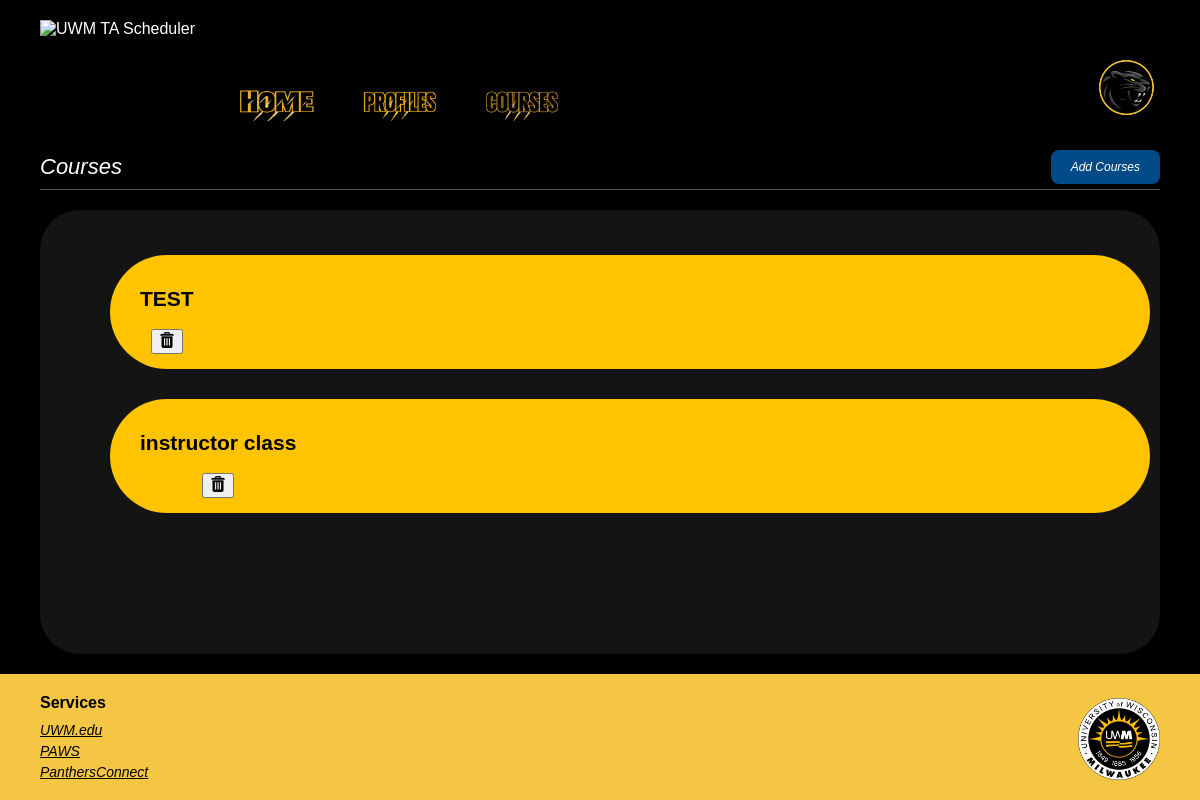
Page /home/Courses.html (signed in) on the earlier database version.
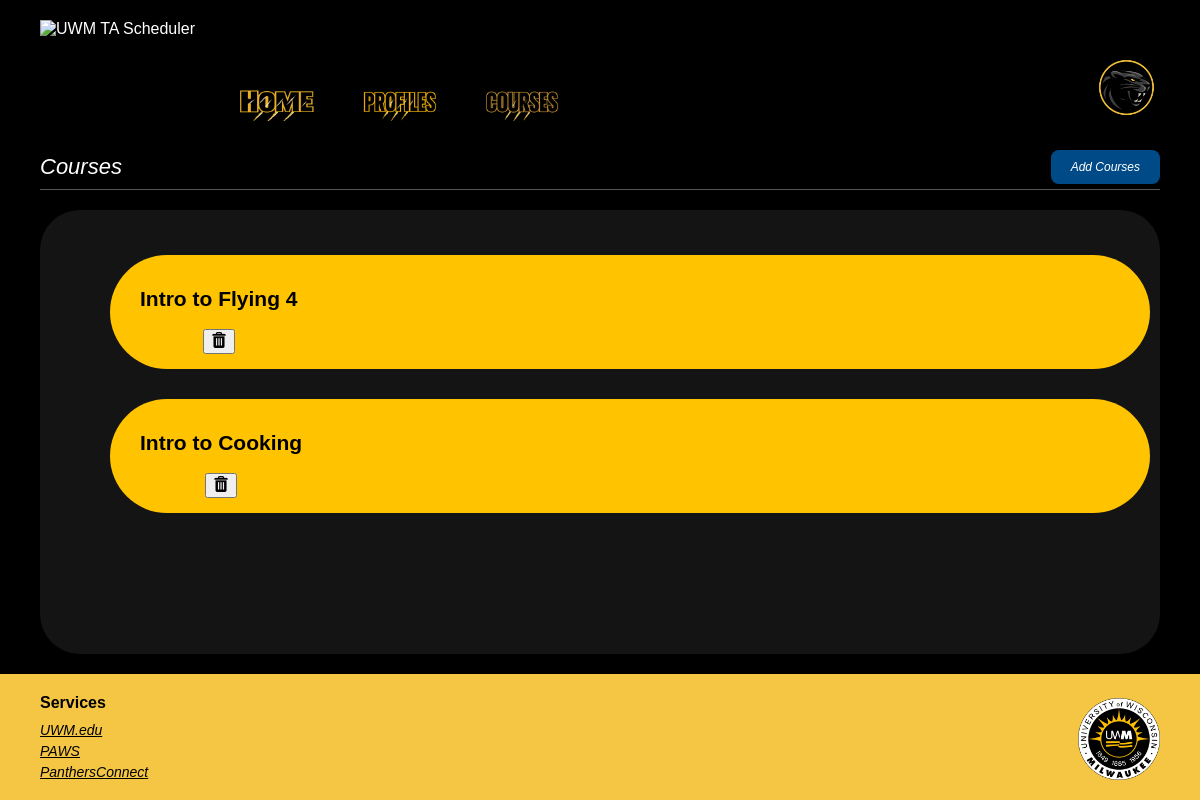
Same page on the later database version.
### ta_scheduler/models.py (models this page shows, shortened)
class Course(models.Model):
    SEMESTER_CHOICES = [
        ('spring', 'Spring'),
        ('summer', 'Summer'),
        ('fall', 'Fall'),
        ('winter', 'Winter'),
    ]
    courseName = models.CharField(max_length=100)
    semester = models.CharField(max_length=10, choices=SEMESTER_CHOICES)
    year = models.PositiveIntegerField()

### ta_scheduler/views.py (the view, shortened to what this page needs)
# urls.py: path('home/Courses.html', views.courses, name = 'courses'),
@login_required
def courses(request):
    user = request.user
    allcourses = []
    sections = []
    if(user.role == 'instructor'):
        allcourses = [ci.course for ci in CourseInstructor.objects.filter(instructor = user)]
    if(user.role == 'admin'):
        sections = Section.objects.all()
        allcourses = Course.objects.all()
    if(user.role == 'ta'):
        sections = [st.section for st in SectionTA.objects.filter(ta = user)]
        allcourses = [sc.course for sc in sections]
    if(user.role == 'admin'):
        sections = Section.objects.all()
        allcourses = Course.objects.all()
    users = User.objects.filter(role__in=['ta', 'instructor'])
    return render(request, 'Courses.html', {
        'sections': sections,
        'courses': allcourses,
        'SEMESTER_CHOICES': Course.SEMESTER_CHOICES,
        'users': users,
    })

### templates/Courses.html (shortened to what this page needs)
{% load static %}
<!DOCTYPE html>
<html lang="en">
<head>
    <link rel="stylesheet" href="{% static 'Style.css' %}">
</head>
<body>
<main>
    <header>
        <div class="header-left">
            <img src="{% static 'UWM logo.png' %}" alt="UWM TA Scheduler" class="logo-left"/>
            <nav class="nav">
                <a href="Home.html"><img src="{% static 'Home.png' %}" alt="Home"/></a>
                <a href="Profiles.html"><img src="{% static 'Profiles.png' %}" alt="Profiles"/></a>
                <a href="Courses.html"><img src="{% static 'Courses.png' %}" alt="Courses"/></a>
            </nav>
        </div>
        <div class="pfp-wrapper">
            <a href="#" class="pfp-link">
                <img src="{% static 'pfp.png' %}" alt="Profile Picture"/>
            </a>
        </div>
    </header>
    <div class="Courses">
        Courses
        {% if user.role == 'admin' %}
            <label for="popup-toggle" class="popup-button">Add Courses</label>
        {% endif %}
    </div>
    <div class="divider"></div>
    <section class="main-container">
        <div class="courses-list">
            {% for course in courses %}
                <div class="course-container">
                    <a href="{% url 'course_detail' course.id %}" class="course-item">
                        <div>
                            <h2>{{ course.courseName }}</h2>
                            {% if user.role == 'admin' %}
                            <form method="post" style="display:inline;">
                                    <div class="delete">
                                    <button type="submit"><img src="{% static 'trash.png' %}" alt="Delete"></button>
                                </div>
                            </form>
                            {% endif %}
                        </div>
                    </a>
                </div>
            {% endfor %}
        </div>
    </section>
</main>
<footer>
    <div class="footer-links">
        <h4><strong>Services</strong></h4>
        <a href="#">UWM.edu</a>
        <a href="#">PAWS</a>
        <a href="#">PanthersConnect</a>
    </div>
    <img src="{% static 'Seal.png' %}" alt="UWM Seal" class="footer-logo"/>
</footer>
</body>
</html>

Differences in the rows shown:
removed Course: courseName "TEST"
removed Course: courseName "instructor class"
added Course: courseName "Intro to Flying 4"
added Course: courseName "Intro to Cooking"
